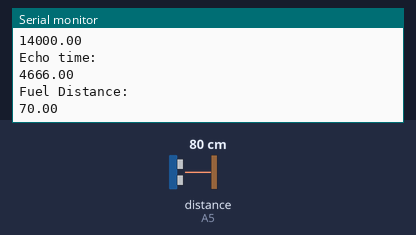
This sketch was run on a simulated Arduino Uno, built with avr-gcc and run on an emulated ATmega328P. On the bench: the last lines printed to the serial monitor. Wiring (inferred from the names in the program): ultrasonic range finder: trigger A4; echo A5. Inputs (shaded band) come from the test bench; at power-on: distance to the obstacle (sensor on A5) 80 cm. The echo pulse lasts 58.3 µs per cm.

Above: at 2.4 s.
2.5 s: distance to the obstacle (sensor on A5) set to 2 cm
At 3.1 s:
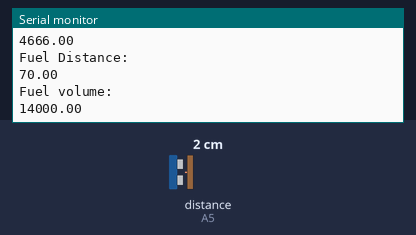
4.7 s: distance to the obstacle (sensor on A5) set to 4 cm
At 6.3 s:
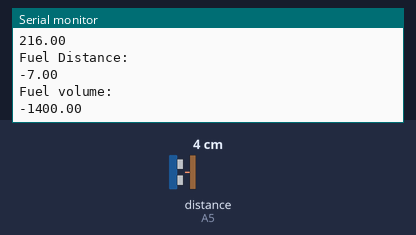
Timing chart, 0 to 7.8 s (numbered marks = the images above; inputs shaded):
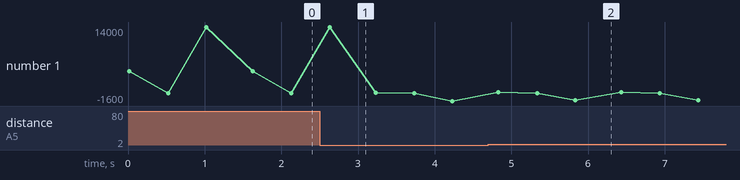

The sketch:

fuel_level.ino
```cpp
int trig = A4;
int echo = A5;

float maxTank2Volume = 4000.00; //ml
float maxTank2Height = 20.00; //cm
float sensorOffset = 10.00; //cm

float volumePerLevel = maxTank2Volume / maxTank2Height; // ml/cm


void setup()
{
  Serial.begin(9600);
  pinMode(trig, OUTPUT);
  pinMode(echo, INPUT);
}

void loop() {
  getFuelLevel();
  delay(100);
}

void printMessage(String message, float value) {
  Serial.println(message);
  Serial.println(value);
}

float getFuelLevel(){
  long echoTime = 0; // holds time transcurred from the trig singnal to the echo signal
  long fuelDistance = 0; // holds distance from sensor to the fuel

  // Transmitting pulse
  digitalWrite(trig, LOW);
  delayMicroseconds(2);
  digitalWrite(trig, HIGH);
  delayMicroseconds(10);
  digitalWrite(trig, LOW);

  // Waiting for pulse
  echoTime = pulseIn(echo, HIGH);
  printMessage("Echo time: ", echoTime);
  delay(500);

  // Calculate distance from the sensor to the fuel
  fuelDistance = (echoTime / 58) - sensorOffset;
  printMessage("Fuel Distance: ", fuelDistance);
  delay(500);

  // Calculate fuel volumene for fuelDistance
  float fuelVolume = fuelDistance * volumePerLevel; // cm * ml/cm = ml
  printMessage("Fuel volume: ", fuelVolume);
  delay(500);

  // returning value
  return fuelVolume;
}
```

Measured:
- after the input at 4.7 s, the serial monitor: prints a new line after 0.13 s (image 2)
- plotted number 1: 70 → -1600 after the input at 2.5 s, -1600 → 216 after the input at 4.7 s
